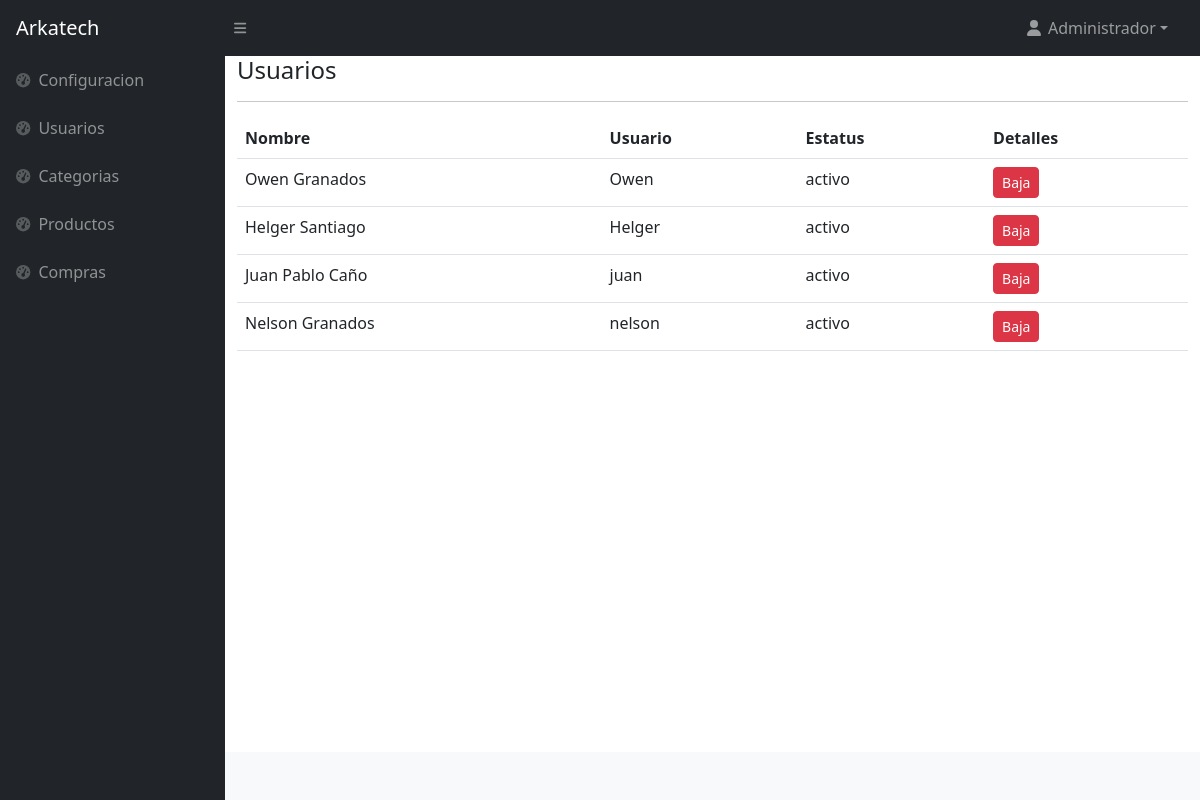
/admin/usuarios/index.php (signed in), run on the app's committed database.
### tables this page shows
CREATE TABLE `usuarios` (
  `id` int(11) NOT NULL,
  `usuario` varchar(30) NOT NULL,
  `password` varchar(120) NOT NULL,
  `activacion` int(11) NOT NULL DEFAULT 0,
  `token` varchar(40) NOT NULL,
  `token_password` varchar(40) DEFAULT NULL,
  `password_request` int(11) NOT NULL DEFAULT 0,
  `id_cliente` int(11) NOT NULL
);

### admin/usuarios/index.php (the view, shortened to what this page needs)
<?php
$db = new Database();
$con = $db->conectar();;
$sql = "SELECT usuarios.id, CONCAT(clientes.nombres,' ',clientes.apellidos) AS cliente, usuarios.usuario, usuarios.activacion, CASE WHEN usuarios.activacion = 1 THEN 'activo' WHEN usuarios.activacion = 0 THEN 'No activado' ELSE 'Deshabilitado' END AS estatus FROM usuarios
INNER JOIN clientes ON usuarios.id_cliente = clientes.id;";
$result = $con->query($sql);
require_once "../header.php";
?>
<main>
    <div class="container">
        <h4>Usuarios</h4>
        <hr>
        <table class="table">
            <thead>
                <tr>
                    <th>Nombre</th>
                    <th>Usuario</th>
                    <th>Estatus</th>
                    <th>Detalles</th>
                </tr>
            </thead>
            <tbody>
                <?php while ($row = $result->fetch(PDO::FETCH_ASSOC)) { ?>
                    <tr>
                        <td><?php echo $row['cliente'] ?></td>
                        <td><?php echo $row['usuario'] ?></td>
                        <td><?php echo $row['estatus'] ?></td>
                        <td>
                            <?php if($row ['activacion']== 1) : ?>
                            <button type="button" class="btn btn-sm btn-danger" data-bs-toggle="modal"
                            data-bs-target="#eliminaModal"
                             data-bs-user="<?php echo $row['id']; ?>">Baja</button>
                             <?php else : ?>
                            <button type="button" class="btn btn-sm btn-success" data-bs-toggle="modal"
                            data-bs-target="#activaModal"
                             data-bs-user="<?php echo $row['id']; ?>">Activa</button>
                                 <?php endif; ?>
                            </td>
                    </tr>
                <?php } ?>
            </tbody>
        </table>
    </div>
</main>
<?php include '../footer.php'; ?>

### data on the page
usuarios: cliente "Owen Granados", usuario "Owen", estatus "activo"
usuarios: cliente "Helger Santiago", usuario "Helger", estatus "activo"
usuarios: cliente "Juan Pablo Caño", usuario "juan", estatus "activo"
usuarios: cliente "Nelson Granados", usuario "nelson", estatus "activo"

### other printed values
$_SESSION['user_name'] "Administrador"
